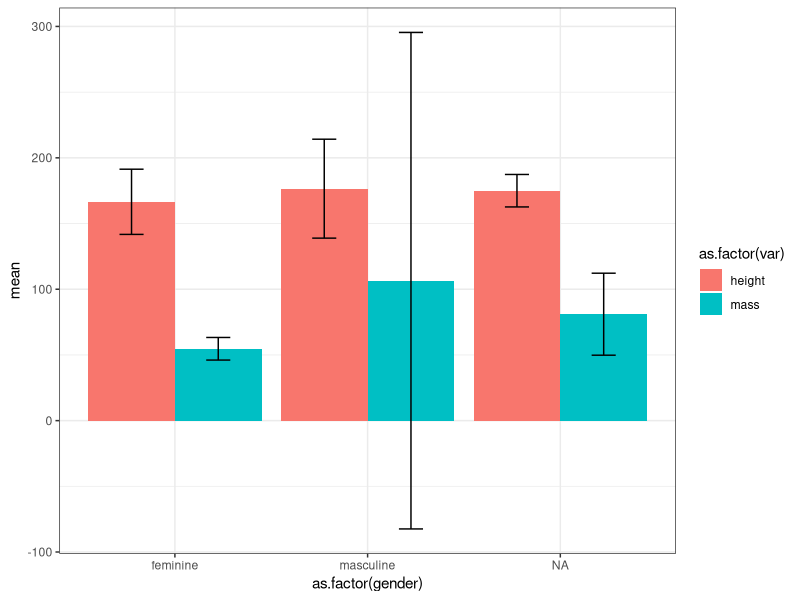

Here is the R script that generated this plot:
## ---- chunk 1
# RMarkdown set-up; disregard this 
knitr::opts_chunk$set(echo = TRUE, include = TRUE, message = FALSE, warning = FALSE, tidy = TRUE)
## ---- chunk 2
library("tidyverse")
## ---- chunk 3
data(starwars)
starwars
## ---- chunk 4
starwars %>% 
  group_by(gender) %>% # step 1) mean centering height around gender
  mutate(height_mc = height - mean(height, na.rm = T)) %>% 
  lm(mass ~ height_mc, # step 2) then run a regression model using the mean-centered height
     data = .) %>% 
  summary # step 3) see the summary table
## ---- chunk 5
starwars %>% 
  #filter(mass < 1000) %>% 
  group_by(gender) %>% 
  summarize_at(vars(c("height", "mass")), list(~mean(., na.rm = T), ~sd(.,na.rm = T))) %>% 
  pivot_longer(cols = -gender, 
               names_to = c("var", "stat"),
               names_sep = "_",
               values_to = "value") %>% 
  spread(stat, value) %>% 
  ggplot(aes(x = as.factor(gender), y = mean, fill = as.factor(var))) +
  geom_col(position = position_dodge(width=0.9)) +
  geom_errorbar(aes(ymin = mean - sd, ymax = mean + sd), 
                position = position_dodge(width=0.9), width = 0.25) + 
  theme_bw()
  
